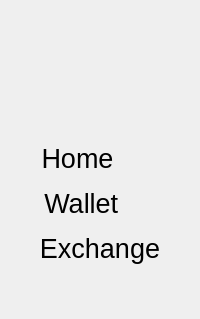
     <widget class="QFrame" name="menu_frame">
      <property name="styleSheet">
       <string notr="true"/>
      </property>
      <property name="frameShape">
       <enum>QFrame::NoFrame</enum>
      </property>
      <property name="frameShadow">
       <enum>QFrame::Raised</enum>
      </property>
      <layout class="QGridLayout" name="gridLayout_2">
       <item row="0" column="0">
        <layout class="QGridLayout" name="gridLayout">
         <item row="5" column="0">
          <widget class="QPushButton" name="home_pushButton">
           <property name="font">
            <font>
             <pointsize>20</pointsize>
            </font>
           </property>
           <property name="layoutDirection">
            <enum>Qt::LeftToRight</enum>
           </property>
           <property name="styleSheet">
            <string notr="true"/>
           </property>
           <property name="text">
            <string>Home      </string>
           </property>
           <property name="flat">
            <bool>true</bool>
           </property>
          </widget>
         </item>
         <item row="6" column="0">
          <widget class="QPushButton" name="wallet_pushButton">
           <property name="font">
            <font>
             <pointsize>20</pointsize>
            </font>
           </property>
           <property name="text">
            <string>Wallet     </string>
           </property>
           <property name="flat">
            <bool>true</bool>
           </property>
          </widget>
         </item>
         <item row="7" column="0">
          <widget class="QPushButton" name="exchange_pushButton">
           <property name="font">
            <font>
             <pointsize>20</pointsize>
            </font>
           </property>
           <property name="text">
            <string>Exchange</string>
           </property>
           <property name="flat">
            <bool>true</bool>
           </property>
          </widget>
         </item>
         <item row="2" column="0">
          <widget class="QLabel" name="main_label">
           <property name="font">
            <font>
             <pointsize>5</pointsize>
             <weight>75</weight>
             <bold>true</bold>
            </font>
           </property>
           <property name="text">
            <string/>
           </property>
           <property name="alignment">
            <set>Qt::AlignCenter</set>
           </property>
          </widget>
         </item>
         <item row="8" column="0">
          <spacer name="verticalSpacer_9">
           <property name="orientation">
            <enum>Qt::Vertical</enum>
           </property>
           <property name="sizeHint" stdset="0">
            <size>
             <width>20</width>
             <height>40</height>
            </size>
           </property>
          </spacer>
         </item>
         <item row="4" column="0">
          <spacer name="verticalSpacer_10">
           <property name="orientation">
            <enum>Qt::Vertical</enum>
           </property>
           <property name="sizeHint" stdset="0">
            <size>
             <width>20</width>
             <height>40</height>
            </size>
           </property>
          </spacer>
         </item>
         <item row="0" column="0">
          <spacer name="verticalSpacer_11">
           <property name="orientation">
            <enum>Qt::Vertical</enum>
           </property>
           <property name="sizeHint" stdset="0">
            <size>
             <width>20</width>
             <height>40</height>
            </size>
           </property>
          </spacer>
         </item>
         <item row="1" column="0">
          <widget class="QFrame" name="logo_frame">
           <property name="frameShape">
            <enum>QFrame::StyledPanel</enum>
           </property>
           <property name="frameShadow">
            <enum>QFrame::Raised</enum>
           </property>
          </widget>
         </item>
         <item row="3" column="0">
          <widget class="QPushButton" name="main_pushButton">
           <property name="text">
            <string/>
           </property>
           <property name="flat">
            <bool>true</bool>
           </property>
          </widget>
         </item>
        </layout>
       </item>
      </layout>
     </widget>
